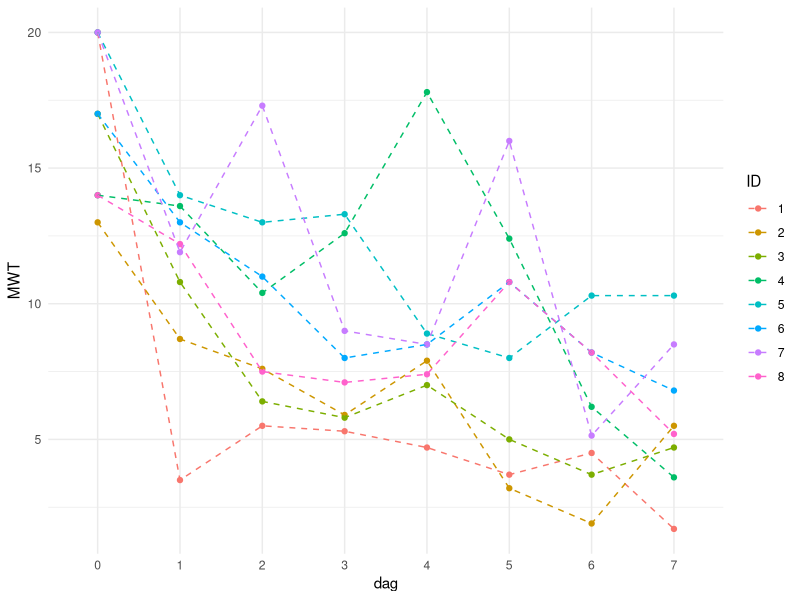
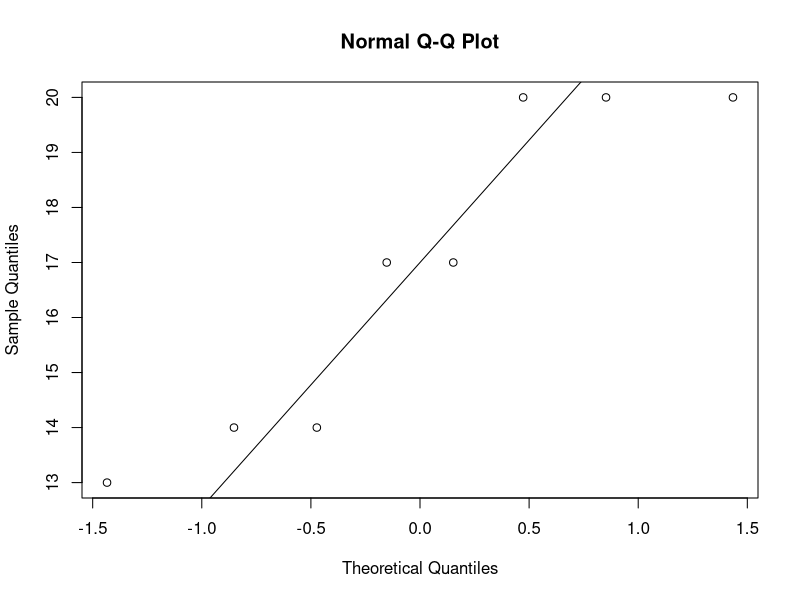
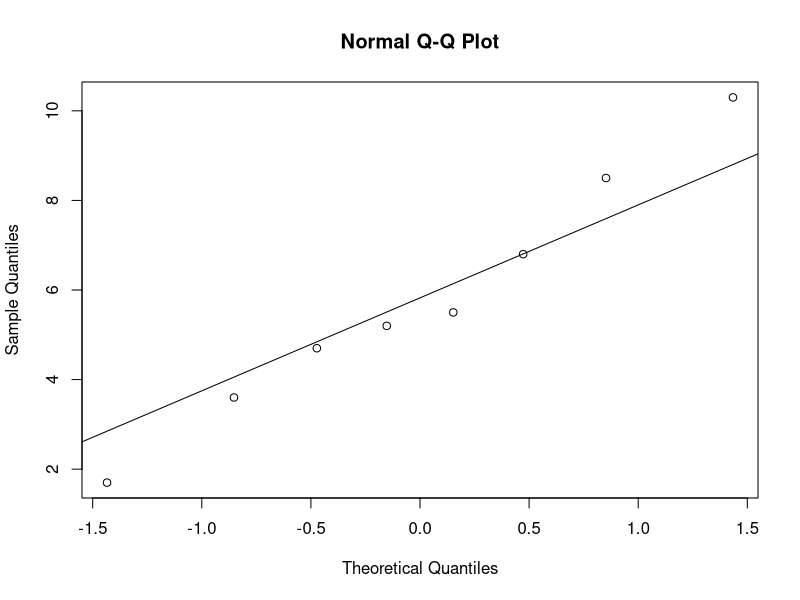
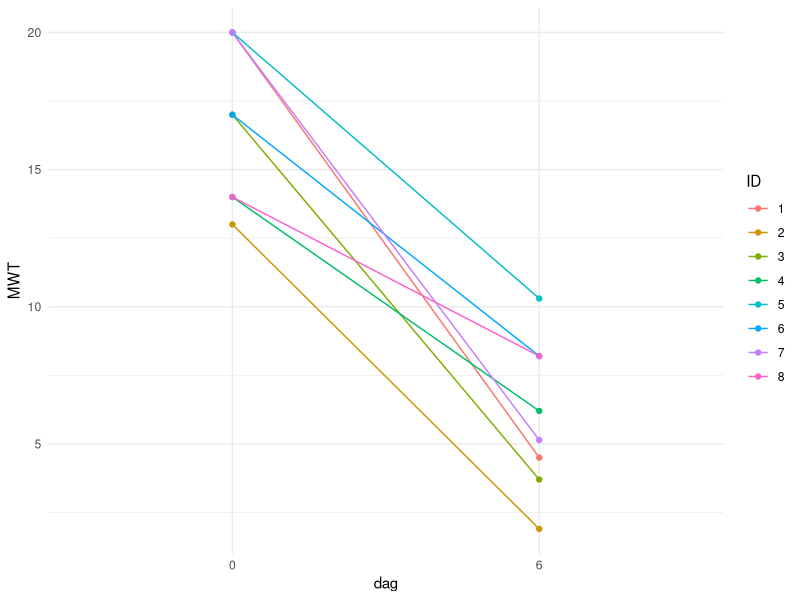

Write R code to recreate these figures, in order. (Note: this script raises an error after producing the figures.)
slaap <- data.frame(ID = as.factor(seq(8)),
                    MWT_d0 = c(20, 13, 17, 14, 20, 17, 20, 14),
                    MWT_d1 = c(3.5, 8.7, 10.8, 13.6, 14, 13, 11.9, 12.2),
                    MWT_d2 = c(5.5, 7.6, 6.4, 10.4, 13, 11, 17.3, 7.5),
                    MWT_d3 = c(5.3, 5.9, 5.8, 12.6, 13.3, 8, 9, 7.1),
                    MWT_d4 = c(4.7, 7.9, 7, 17.8, 8.9, 8.5, 8.5, 7.4),
                    MWT_d5 = c(3.7, 3.2, 5, 12.4, 8, 10.8, 16, 10.8),
                    MWT_d6 = c(4.5, 1.9, 3.7, 6.2, 10.3, 8.2, 5.14, 8.2),
                    MWT_d7 = c(1.7, 5.5, 4.7, 3.6, 10.3, 6.8, 8.5, 5.2))

library("ggplot2")
library("tidyr")

slaap_lang <- pivot_longer(slaap, 
                           cols = starts_with("MWT"),
                           names_to = "dag",
                           names_prefix = "MWT_d", 
                           values_to = "MWT")

ggplot(slaap_lang, aes(x = dag, y = MWT, color = ID)) +
  geom_point() +
  geom_line(aes(group = ID), lty = 2) +
  theme_minimal()

summary(slaap$MWT_d0)
summary(slaap$MWT_d7)

sd(slaap$MWT_d0)
sd(slaap$MWT_d7)

qqnorm(slaap$MWT_d0)
qqline(slaap$MWT_d0)

qqnorm(slaap$MWT_d7)
qqline(slaap$MWT_d7)

t.test(slaap$MWT_d0, slaap$MWT_d7, paired = TRUE)
t.test(slaap$MWT_d0, slaap$MWT_d4, paired = TRUE)

dagen_geselecteerd <- slaap_lang[slaap_lang$dag == 0 | slaap_lang$dag == 6, ]

ggplot(dagen_geselecteerd, aes(x = dag, y = MWT, color = ID)) +
  geom_point() +
  geom_line(aes(group = ID), lt = 2) +
  theme_minimal()

bereken_verschillen <- function(data) {
  data %>%
    pivot_wider(names_from = dag, values_from = MWT) %>%
    mutate(verschil = `6` - `0`) %>%
    select(ID, verschil)
}
verschillen <- bereken_verschillen(dagen_geselecteerd)
t.test(verschillen$verschil)

qqnorm(verschillen$verschil)
qqline(verschillen$verschil)
#vervelende outlier... in het verschil tussen dag 0 en 7; misschien 0 en 6 gebruiken?
